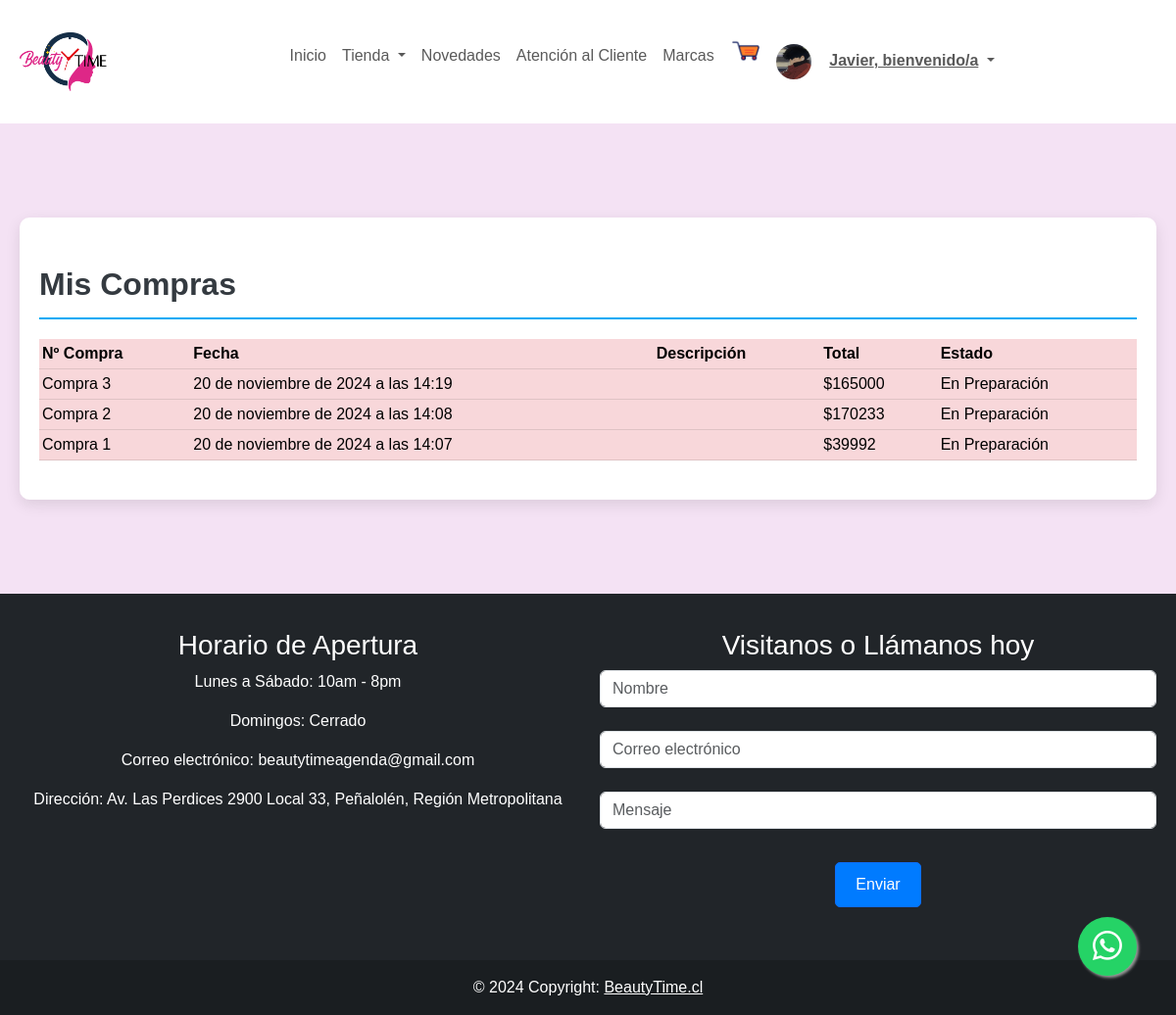
The page /paginas/misOrdenes (signed in) on the database its author committed.
### core/models.py (models this page shows, shortened)
class User(AbstractUser):
    CLIENTE = 'Cliente'
    ADMINISTRADOR = 'Administrador'
    TIPO_USUARIO = [
        (CLIENTE, 'Cliente'),
        (ADMINISTRADOR, 'Administrador'),
    ]
    picture = models.ImageField(default = 'users/profile_default.png', upload_to='media/users/')
    direccion = models.CharField(max_length=60, null=True, blank =True)
    region = models.CharField(max_length=200, choices=REGIONES, default=REGIONES[0][0])
    comuna = models.CharField(max_length=200, choices=COMUNAS, default=COMUNAS[0][0])
    telefono = models.CharField(max_length=9, null=True, validators=[MinLengthValidator(9)])
    fecha_nac = models.DateField(null=True)
    tipo_user = models.CharField(max_length=60, choices=TIPO_USUARIO, default=CLIENTE, null=True, blank=True )

class Order(TimeStampedModel):
    ESTADO_VENTA = [
        ('En Preparación', 'En Preparación'),
        ('En Ruta', 'En Ruta'),
        ('Entregado', 'Entregado'),
    ]
    user=models.ForeignKey(User, on_delete=models.SET_NULL, null=True)
    email = models.EmailField()
    direccion = models.CharField("Dirección", max_length=250, null = True)
    telefono = models.CharField("Teléfono", max_length=250, null = True)
    observaciones = models.CharField("Observaciones", max_length=250, blank=True)
    region = models.CharField("Región", max_length=200, choices=REGIONES, default=REGIONES[0][0])
    comuna = models.CharField("Comuna", max_length=200, choices=COMUNAS, default=COMUNAS[0][0])
    estado_venta = models.CharField("Estado Órden", max_length=200, choices=ESTADO_VENTA, default=ESTADO_VENTA[0][0])
    is_pagado = models.BooleanField(default=False)
    class Meta:
        ordering = ("-created", )
        verbose_name = "Orden"
        verbose_name_plural = "Ordenes"
    def __str__(self):
        return 'Compra {}'.format(self.id)
    def get_precio_total(self):
        total_costo = sum(item.get_precio_total() for item in self.items.all())
        return total_costo

class OrderItem(models.Model):
    orden = models.ForeignKey(Order, related_name="items", on_delete=models.CASCADE)
    item = models.ForeignKey(Item, related_name="order_items", on_delete=models.CASCADE)
    cantidad = models.PositiveIntegerField(
        validators=[
            MinValueValidator(1),
            MaxValueValidator(100)
        ]
    )
    costo = models.DecimalField(max_digits=10, decimal_places=2)
    def get_precio_total(self):
        return self.costo * self.cantidad

### core/views.py (the view)
# urls.py: path('paginas/misOrdenes', views.misOrdenes, name="misOrdenes"),
@login_required
def misOrdenes(request):
    ordenes = Order.objects.filter(user=request.user)
    print(ordenes)
    return render(request, 'tienda/misOrdenes.html',  {'ordenes': ordenes} )

### core/cart.py (called while the page is built, shortened)
  def __iter__(self):
    cart = copy.deepcopy(self.cart)
    productos = Producto.objects.filter(id__in=cart)
    for producto in productos:
      cart[str(producto.id)]["producto"] = producto

### core/context_processors.py (called while the page is built)
def cart_badge(request):
    cart = Cart(request)
    item_count = sum(item['cantidad'] for item in cart)
    return {'cart_badge': item_count}

### core/templates/tienda/misOrdenes.html (shortened to what this page needs)
{% extends "base/base.html" %}
{% load widget_tweaks %}
{% load static %}
{% block css %}
<link rel="stylesheet" href="{% static 'css/productos.css' %}">
{% endblock %}
{% block template %}
<section class="py-5">
  <div class="container py-5 h-100">
    <div class="row d-flex justify-content-center align-items-center h-100"  style="background: (249, 215, 218)">
      <div class="col col-12">
        <div class="wrapper">
          <div class="text-left mt-4 name">
          Mis Compras
          </div>
            <div class="table-responsive">
              <table class="table table-danger table-hover rounded">
                <tbody>
                  <tr class="table-danger">
                    <th>Nº Compra</th>
                    <th>Fecha</th>
                    <th>Descripción</th>
                    <th>Total</th>
                    <th>Estado</th>
                  </tr>
                  {% for order in ordenes %}
                  <tr>
                    <td>{{order}}</td>
                    <td>{{order.created}}</td>
                    <td>{{order.get_description}}</td>
                    <td>${{order.get_precio_total|floatformat:0}}</td>
                    <td>{{order.estado_venta}}</td>
                  </tr>
                  {% endfor %}
                </tbody>
              </table>
            </div>
          </div>
        </div>
      </div>
    </div>
</section>
{% endblock %}

### core/templates/base/base.html (shortened to what this page needs)
{% load static %}
<!DOCTYPE html>
<html lang="es">
<head>
  <link href="https://cdn.jsdelivr.net/npm/bootstrap@5.3.0-alpha3/dist/css/bootstrap.min.css" rel="stylesheet"
>
  <link rel="stylesheet" href="https://cdn.jsdelivr.net/npm/bootstrap-icons@1.10.5/font/bootstrap-icons.css">
  <link href="https://cdnjs.cloudflare.com/ajax/libs/bootstrap-icons/1.8.3/font/bootstrap-icons.min.css"
    rel="stylesheet">
  <link rel="stylesheet" href="{% static 'css/btnwsp.css' %}">
  {% block css %}
  {% endblock %}
</head>
<body>
  {% url 'home' as home %}
  <nav class="navbar navbar-expand-lg navbar-light bg-white">
    <div class="container justify-content-center">
      <a class="navbar-brand" href="{% url 'home' %}">
        <img src="{% static 'img/Beauty-Time.png' %}" alt="Logo" class="img-fluid" style="max-height: 60px;">
      </a>
      <div class="collapse navbar-collapse justify-content-center" id="navbarSupportedContent">
        <ul class="navbar-nav mb-2 mb-lg-0">
          <li class="nav-item">
            <a class="nav-link {% if request.path == home %} active {% endif %}" aria-current="page"
              href="{% url 'home' %}">Inicio</a>
          </li>
          <li class="nav-item dropdown">
            <a class="nav-link dropdown-toggle" href="#" id="navbarDropdown" role="button" data-bs-toggle="dropdown"
              aria-expanded="false">
              Tienda
            </a>
          </li>
          <li class="nav-item">
            <a class="nav-link" href="#">Novedades</a>
          </li>
          <li class="nav-item">
            <a class="nav-link" href="{% url 'atencioncliente' %}">Atención al Cliente</a>
          </li>
          <li class="nav-item">
            <a class="nav-link" href="#">Marcas</a>
          </li>
          <li style="position: relative;">
              <a href="{% url 'carrito' %}" style="position: relative;">
                  <img src="{% static 'img/carrito_png.png' %}" width="30px" height="30px" alt="Carrito de Compras">
              </a>
          </li>
          {% if request.user.is_authenticated %}
          <ul class="navbar-nav">
            <li class="nav-item dropdown" style="color:white">
              <a class="nav-link dropdown-toggle" href="#" id="navbarDropdown" role="button" data-bs-toggle="dropdown"
                aria-expanded="false">
                <img src="{{ user.picture.url }}" style="border-radius: 25px; background:white;" height="36" width="36"
                  alt="Avatar" />
                <strong style="text-decoration: underline;">{{ user.first_name|capfirst }}, bienvenido/a</strong>
              </a>
            </li>
          </ul>
          {%else%}
          <li class="nav-item">
            <b> <a class="nav-link" href="{% url 'login' %}">Mi Cuenta</a></b>
          </li>
          {% endif %}
      </div>
    </div>
  </nav>
  {% block template %}
  {% endblock %}
  <footer class="bg-dark text-center text-white">
    <div class="container">
      <div class="row">
        <div class="col-md-6 mt-3">
          <div class="footer-content">
            <h3>Horario de Apertura</h3>
            <p>Lunes a Sábado: 10am - 8pm</p>
            <p>Domingos: Cerrado</p>
            <p>Correo electrónico: beautytimeagenda@gmail.com</p>
            <p>Dirección: Av. Las Perdices 2900 Local 33, Peñalolén, Región Metropolitana</p>
          </div>
        </div>
        <div class="col-md-6 mt-3">
          <div class="footer-content">
            <h3>Visitanos o Llámanos hoy</h3>
            <div class="subscribe-form">
              <input type="text" id="nombre" class="form-control" placeholder="Nombre"><br>
              <input type="email" id="subscribe-email" class="form-control" placeholder="Correo electrónico"><br>
              <input type="text" id="mensaje" class="form-control" placeholder="Mensaje"><br>
              <button type="submit" class="btn btn-primary">Enviar</button>
            </div>
          </div>
        </div>
      </div>
    </div>
    <br>
    <div class="text-center p-3" style="background-color: rgba(0, 0, 0, 0.2);">
      © 2024 Copyright:
      <a class="text-white" href="{% url 'home' %}">BeautyTime.cl</a>
    </div>
  </footer>
  <a href="https://api.whatsapp.com/send?phone=+56998027818&text=Buenas,%20me%20gustaria%20obtener%20ayuda%20por favor" class="float pulse" target="_blank">
    <i class="bi bi-whatsapp my-float"></i>
  </a>
</body>
</html>

### core/static/css/btnwsp.css (style rules this page uses)
.float { position: fixed; width: 60px; height: 60px; bottom: 40px; right: 40px; background-color: #25d366; color: #FFF; border-radius: 50px; text-align: center; font-size: 30px; box-shadow: 2px 2px 3px #999; z-index: 100; display: flex; align-items: center; justify-content: center; }
.pulse { animation: pulse-animation 2s infinite; }

### core/static/css/productos.css (style rules this page uses)
body { background-color: rgb(244, 226, 244); }
* { margin: 0; padding: 0; box-sizing: border-box; font-family: 'Poppins', sans-serif; }
.container { max-width: 100%; padding: 20px; margin: 0 auto; }
.wrapper { background-color: #ecf0f3; padding: 20px; border-radius: 10px; box-shadow: 0 5px 15px rgba(0,0,0,0.1); }
.name { font-size: 2rem; font-weight: bold; color: #343a40; margin-bottom: 20px; text-align: left; border-bottom: 2px solid #03A9F4; padding-bottom: 10px; }
.table { width: 100%; margin-bottom: 20px; table-layout: auto; }
.table-responsive { overflow-x: auto; }
.table th, .table td { text-align: left; padding: 3px; white-space: nowrap; }
.btn { margin: 10px 0; padding: 10px 20px; border-radius: 5px; transition: background-color 0.3s ease; }
.btn-primary { background-color: #007bff; }
.wrapper { background-color: rgb(255, 255, 255); }

### rows shown on the page
User: picture (picture), first_name "Javier"
Order: id "Compra 3", created "20 de noviembre de 2024 a las 14:19", get_precio_total "165000", estado_venta "En Preparación"
Order: id "Compra 2", created "20 de noviembre de 2024 a las 14:08", get_precio_total "170233", estado_venta "En Preparación"
Order: id "Compra 1", created "20 de noviembre de 2024 a las 14:07", get_precio_total "39992", estado_venta "En Preparación"
